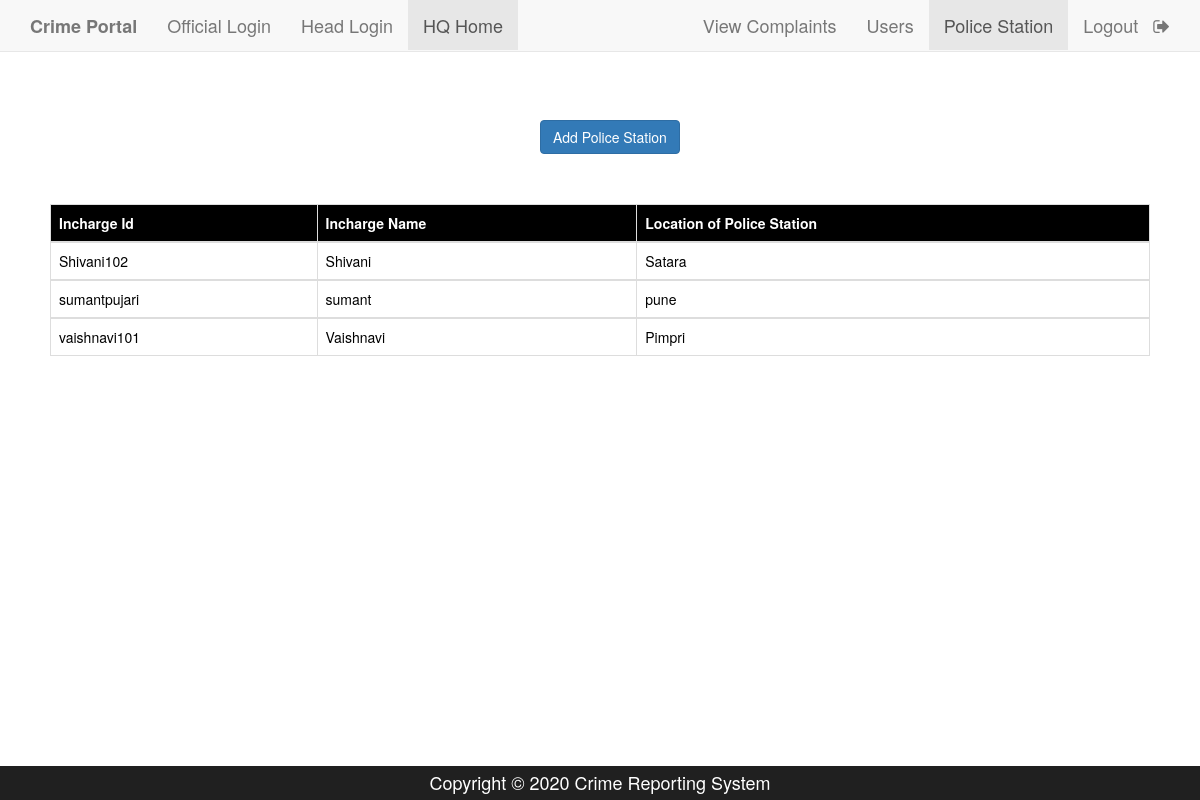
The app's page /head_view_police_station.php (signed in) with its own data.
### tables this page shows
CREATE TABLE `police_station` (
  `i_id` varchar(50) NOT NULL,
  `i_name` varchar(50) NOT NULL,
  `location` varchar(50) NOT NULL,
  `i_pass` varchar(50) NOT NULL
);

### head_view_police_station.php (the view, shortened to what this page needs)
<!DOCTYPE html>
<html>
<head>
    <?php
    $conn=mysqli_connect("localhost","root","","crime_portal");
    $query="select i_id,i_name,location from police_station";
    $result=mysqli_query($conn,$query);
    ?>
	<link rel="stylesheet" type="text/css" href="https://maxcdn.bootstrapcdn.com/bootstrap/3.3.5/css/bootstrap.min.css">
	<link rel="stylesheet" type="text/css" href="https://maxcdn.bootstrapcdn.com/font-awesome/4.4.0/css/font-awesome.min.css">
</head>
<body>
	<nav  class="navbar navbar-default navbar-fixed-top">
  <div class="container">
    <div class="navbar-header">
      <a class="navbar-brand" href="home.php"><b>Crime Portal</b></a>
    </div>
    <div id="navbar" class="collapse navbar-collapse">
      <ul class="nav navbar-nav">
        <li><a href="official_login.php">Official Login</a></li>
        <li><a href="headlogin.php">Head Login</a></li>
        <li class="active"><a href="head_view_police_station.php">HQ Home</a></li>
      </ul>
      <ul class="nav navbar-nav navbar-right">
        <li><a href="headHome.php">View Complaints</a></li>
			<li ><a href="headuserslist.php">Users</a></li>
        <li class="active" ><a href="head_view_police_station.php">Police Station</a></li>
        <li><a href="h_logout.php">Logout &nbsp <i class="fa fa-sign-out" aria-hidden="true"></i></a></li>
      </ul>
    </div>
  </div>
 </nav>
 <div  style="margin-top: 10%;margin-left: 45%">
   <a href="police_station_add.php" class="btn btn-primary">Add Police Station</a>
 </div>
<div style="padding:50px;">
   <table class="table table-bordered">
    <thead class="thead-dark" style="background-color: black; color: white;">
      <tr>
        <th scope="col">Incharge Id</th>
        <th scope="col">Incharge Name</th>
        <th scope="col">Location of Police Station</th>
      </tr>
    </thead>
<?php
      while($rows=mysqli_fetch_assoc($result)){
    ?>
    <tbody style="background-color: white; color: black;">
      <tr>
        <td><?php echo $rows['i_id']; ?></td>
        <td><?php echo $rows['i_name']; ?></td>
        <td><?php echo $rows['location']; ?></td>
      </tr>
    </tbody>
    <?php
    }
    ?>
</table>
 </div>
<div class="fixed-footer">
        <div class="container">Copyright &copy; 2020 Crime Reporting System</div>
</div>
</body>
</body>
</html>

### head_view_police_station.php (style rules this page uses)
.fixed-footer { width:100%; position:fixed; bottom:0; background:#202020; padding:4px; color:white; }
.container { font-size:18px; text-align:center; }

### records on screen
police_station: i_id "Shivani102", i_name "Shivani", location "Satara"
police_station: i_id "sumantpujari", i_name "sumant", location "pune"
police_station: i_id "vaishnavi101", i_name "Vaishnavi", location "Pimpri"
